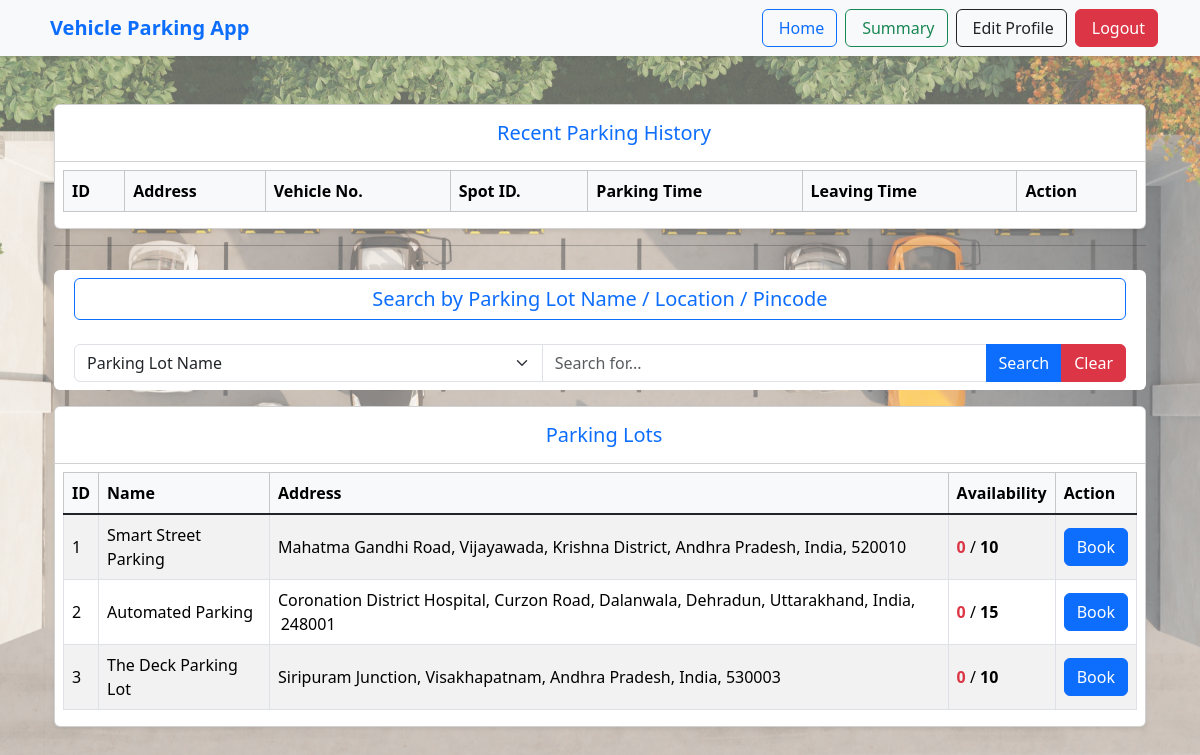
The app's page / (signed in) with its own data.
### models/models.py (models this page shows)
class ParkingLot(db.Model):
    id = db.Column(db.Integer, primary_key = True, autoincrement = True)
    prime_location_name = db.Column(db.String(100), nullable = False)
    address = db.Column(db.String(250), nullable = False)
    pincode = db.Column(db.String(10), nullable = False)
    maximum_number_of_spots = db.Column(db.Integer, nullable = False)
    price = db.Column(db.Float, nullable = False)
    spot = db.relationship('ParkingSpot', backref='parking_lot', lazy=True,uselist=False)
    reserve = db.relationship('ReserveParkingSpot', backref='parking_lot', lazy=True, uselist=False)

### controller/routes.py (the view)
@app.route('/')
def home():
    if 'user_email' in session:
        if session.get('user_role', None) == 'admin':
            lots = ParkingLot.query.all()
            spot = ParkingSpot.query.all()
            for lot in lots:
                total_spots = ParkingSpot.query.filter_by(lot_id=lot.id).count()
                occupied_spots = ParkingSpot.query.filter_by(lot_id=lot.id, status='O').count()
                lot.total_spots = total_spots
                lot.occupied_spots = occupied_spots
            return render_template("home.html", parking_lots=lots,spot=spot)
        else:
            lots = ParkingLot.query.all()
            reserve_parking_spot = ReserveParkingSpot.query.filter_by(user_id=session['user_id']).all()
            spot = ParkingSpot.query.all()
            parameter = request.args.get('parameter')
            query = request.args.get('query')
            if parameter=='lot_name':
                lots = ParkingLot.query.filter(ParkingLot.prime_location_name.ilike(f'%{query}%'))
            elif parameter == 'address':
                lots = ParkingLot.query.filter(ParkingLot.address.ilike(f'%{query}%'))
            elif parameter == 'pincode':
                lots = ParkingLot.query.filter(ParkingLot.pincode.ilike(f'%{query}%'))
            for lot in lots:
                total_spots = ParkingSpot.query.filter_by(lot_id=lot.id).count()
                occupied_spots = ParkingSpot.query.filter_by(lot_id=lot.id, status='O').count()
                lot.total_spots = total_spots
                lot.occupied_spots = occupied_spots
            return render_template("home.html", parking_lots=lots,reserve=reserve_parking_spot)
    else:
        return render_template('home.html')

### templates/home.html (shortened to what this page needs)
{% extends 'base.html' %}
{% block content %}
<div class="container mt-5">
    {% if not session.get('user_email',None) %}
    <div class="container d-flex align-items-center justify-content-center" style="min-height: 80vh;">
    <div class="text-center bg-white bg-opacity-75 p-5 rounded shadow" style="max-width: 600px; width: 100%;">
        <h1 class="display-9 fw-bold text-primary mb-3">Welcome to Vehicle Parking App</h1>
        <p class="lead text-secondary mb-4">
            Simplify your vehicle parking experience with our smart solution.
        </p>
        <div class="d-flex justify-content-center gap-3">
            <a href="{{ url_for('login') }}" class="btn btn-primary btn-lg">Get Started</a>
            <a href="{{ url_for('signup') }}" class="btn btn-outline-primary btn-lg">Sign Up</a>
        </div>
    </div>
    </div>
    {% else %}
        {% if session.get('user_role',None) == 'admin' %}
            {% include 'admin_dashboard.html' %}
        {% else %}
            {% include 'user_dashboard.html' %}
        {% endif %}
    {% endif %}
 </div>
{% endblock %}

### templates/user_dashboard.html (shortened to what this page needs)
<div class="container mt-5">
     <div class="card shadow-sm">
        <div class="card-header bg-white">
            <h5 class="mb-0 text-primary text-center mb-2 mt-2">
                Recent Parking History
            </h5>
        </div>
        <div class="card-body p-2">
            <div class="table-responsive">
                <table class="table table-hover table-striped mb-2 align-middle table-bordered">
                    <thead class="table-light">
                        <tr>
                            <th>ID</th>
                            <th>Address</th>
                            <th>Vehicle No.</th>
                            <th>Spot ID.</th>
                            <th>Parking Time</th>
                            <th>Leaving Time</th>
                            <th>Action</th>
                        </tr>
                    </thead>
                </table>
            </div>
        </div>
    </div>
    {% include 'searchbar_user.html' %}
    <div class="card shadow-sm">
        <div class="card-header bg-white">
            <h5 class="mb-0 text-primary text-center mb-2 mt-2">
                Parking Lots
            </h5>
        </div>
        <div class="card-body p-2">
            <div class="table-responsive">
                <table class="table table-hover table-striped mb-2 align-middle table-bordered">
                    <thead class="table-light">
                        <tr>
                            <th>ID</th>
                            <th>Name</th>
                            <th>Address</th>
                            <th>Availability</th>
                            <th>Action</th>
                        </tr>
                    </thead>
                    <tbody class="table-group-divider">
                        {% for lot in parking_lots %}
                        <tr>
                            <td>{{ lot.id }}</td>
                            <td>{{ lot.prime_location_name }}</td>
                            <td>{{ lot.address }}, {{ lot.pincode}}</td>
                            <td><span class="text-danger fw-bold">{{ lot.occupied_spots }}</span> /
                                <span class="fw-bold">{{ lot.total_spots }}</span>
                            </td>
                            <td><a href="{{ url_for('book_parking_spot', lot_id=lot.id) }}" class="btn btn-primary"> Book </button></td>
                        </tr>
                        {% endfor %}
                    </tbody>
                </table>
            </div>
        </div>
    </div>
</div>

### templates/base.html (style rules this page uses)
html, body { height: 100%; margin: 0; padding: 0; }
body { background-image: url('/static/back.jpg'); background-size: cover; background-repeat: no-repeat; background-position: center center; }

### records on screen
ParkingLot: id "1", prime_location_name "Smart Street Parking", address "Mahatma Gandhi Road, Vijayawada, Krishna District, Andhra Pradesh, India", pincode "520010", occupied_spots "0", total_spots "10"
ParkingLot: id "2", prime_location_name "Automated Parking", address "Coronation District Hospital, Curzon Road, Dalanwala, Dehradun, Uttarakhand, India", pincode "248001", occupied_spots "0", total_spots "15"
ParkingLot: id "3", prime_location_name "The Deck Parking Lot", address "Siripuram Junction, Visakhapatnam, Andhra Pradesh, India", pincode "530003", occupied_spots "0", total_spots "10"
